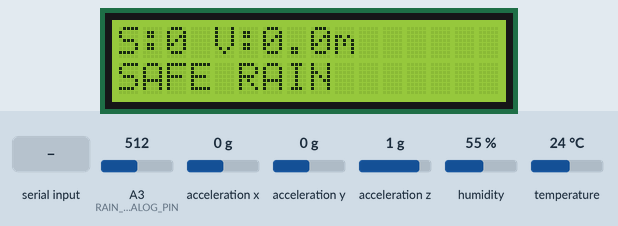
This sketch was run on a simulated Arduino Uno, built with avr-gcc and run on an emulated ATmega328P. Parts: 16×2 character LCD. The inputs (shaded band) are chosen by the test bench; at power-on: A3 (RAIN_ANALOG_PIN) = 512, acceleration x 0 g, acceleration y 0 g, acceleration z 1 g, humidity 55 %, temperature 24 °C. What the sketch prints to the serial monitor is not drawn.

Above: at 3.3 s.
3.4 s: A3 (RAIN_ANALOG_PIN) set to 543
5.6 s: A3 (RAIN_ANALOG_PIN) set to 560
At 6.8 s:
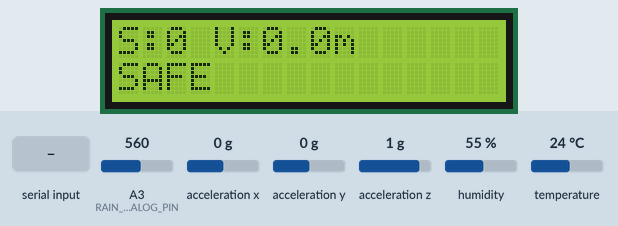
7.2 s: acceleration x set to -1.4 g
At 9.4 s:
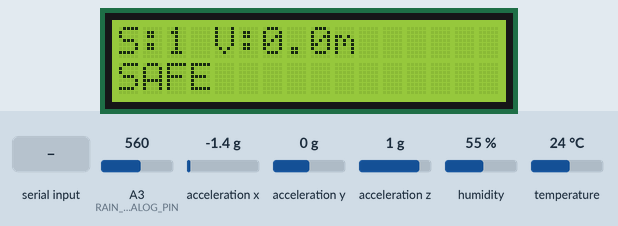
13.8 s: "RESET\n" received over the second serial link
At 15.8 s:
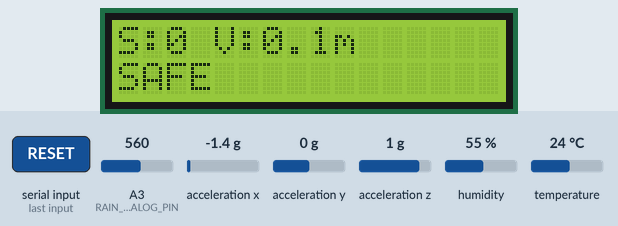
19.9 s: A3 (RAIN_ANALOG_PIN) set to 540
At 22.2 s:
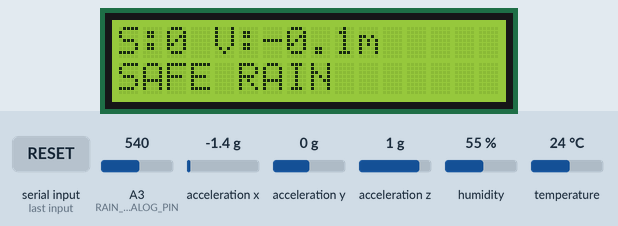
25.8 s: A3 (RAIN_ANALOG_PIN) set to 716
At 27.4 s:
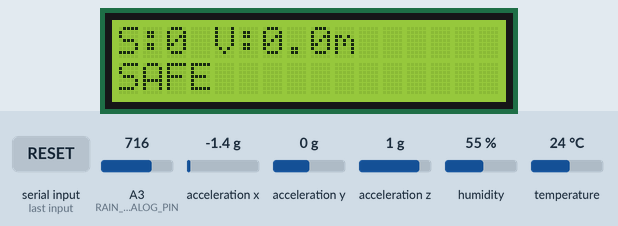
Timing chart, 0 to 28.9 s (numbered marks = the images above; inputs shaded):
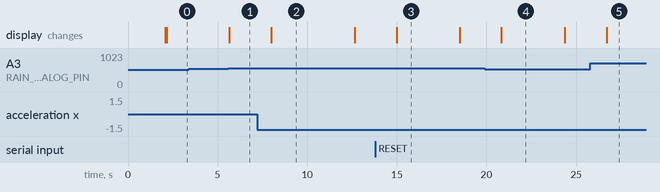

Measured:
- the behaviour switches between 549 and 550 on A3 (RAIN_ANALOG_PIN) (found by bisection; images 0 and 1)
- after the input at 3.4 s, every drawn part: stays the same
- after the input at 5.6 s, the display: changes after 0.06 s (image 1)
- after the input at 7.2 s, the display: changes after 0.78 s (image 2)
- after the input at 13.8 s, the display: changes after 1.2 s (image 3)
- after the input at 19.9 s, the display: changes after 0.93 s (image 4)
- after the input at 25.8 s, the display: changes after 0.92 s (image 5)
- what the display in image 2 shows lasts 4.6 s, from 8.0 s to 12.6 s

The sketch:

enviro-track-shield.ino
```cpp
#include <Wire.h>
#include <Adafruit_Sensor.h>
#include <Adafruit_ADXL345_U.h>
#include <DHT.h>
#include <LiquidCrystal_I2C.h>
#include <SoftwareSerial.h>


// --- DHT setup ---
#define DHTPIN 7
#define DHTTYPE DHT11
DHT dht(DHTPIN, DHTTYPE);


// --- Rain Sensor Pin ---
#define RAIN_ANALOG_PIN A3


// --- Bluetooth Serial ---
#define BT_TX 11
#define BT_RX 10
SoftwareSerial bluetooth(BT_RX, BT_TX);


// --- ADXL345 setup ---
Adafruit_ADXL345_Unified accel = Adafruit_ADXL345_Unified(123);


// --- LCD setup ---
LiquidCrystal_I2C lcd(0x27, 16, 2);


// --- Step Counter Variables ---
int stepCount = 0;
bool stepDetected = false;
unsigned long lastStepTime = 0;


// --- Speed Calculation ---
unsigned long speedTimer = 0;
int stepsAtLastCheck = 0;
float speed = 0.0;
const float strideLength = 0.7;


// --- DHT Cache ---
float temp = NAN, humidity = NAN;
unsigned long lastDHTRead = 0;


// --- Fall Detection ---
bool fallDetected = false;
unsigned long lastFallTime = 0;
const unsigned long fallCooldown = 3000;
const unsigned long postStepBuffer = 100;


// --- Fall Detection (Improved) ---
bool inFreeFall = false;
unsigned long freeFallStart = 0;
const float freeFallThreshold = 5.0;      // More sensitive
const float impactThreshold = 9.8;        // Roughly 1g
const unsigned long maxFallWindow = 1500; // Slightly more forgiving
unsigned long lastMovementTime = 0;
const unsigned long inactivityAfterFall = 2000;


void setup() {
  Serial.begin(9600);
  bluetooth.begin(9600);
  dht.begin();


  if (!accel.begin()) {
    sendData("ADXL345 not detected.");
    while (1);
  }
  accel.setRange(ADXL345_RANGE_2_G);


  lcd.init();
  lcd.backlight();
  lcd.setCursor(0, 0);
  lcd.print("EnviroTrack");
  lcd.setCursor(0, 1);
  lcd.print("Shield");
  delay(2000);
  lcd.clear();


  sendData("System Initialized.");
}


void loop() {
  readSensors();
  calculateSpeed();
  handleBluetoothCommands();
  delay(1000);
}


void readSensors() {
  if (millis() - lastDHTRead > 2000) {
    temp = dht.readTemperature();
    humidity = dht.readHumidity();
    lastDHTRead = millis();
  }


  int rainAnalog = analogRead(RAIN_ANALOG_PIN);
  bool rainDetected = rainAnalog < 550;


  // Accelerometer reading
  sensors_event_t event;
  accel.getEvent(&event);


  float accMag = sqrt(
    event.acceleration.x * event.acceleration.x +
    event.acceleration.y * event.acceleration.y +
    event.acceleration.z * event.acceleration.z
  );


  // Debug: Uncomment if needed
  // Serial.println("AccMag: " + String(accMag, 2));


  // --- Step Detection ---
  float stepHigh = 11.2;
  float stepLow = 9.6;


  if (accMag > stepHigh && !stepDetected && millis() - lastStepTime > 300) {
    stepCount++;
    stepDetected = true;
    lastStepTime = millis();
  } else if (accMag < stepLow && stepDetected) {
    stepDetected = false;
  }


  // --- Improved Fall Detection ---
  if (!inFreeFall && accMag < freeFallThreshold) {
    inFreeFall = true;
    freeFallStart = millis();
  }


  if (inFreeFall && accMag > impactThreshold &&
      (millis() - freeFallStart <= maxFallWindow) &&
      (millis() - lastStepTime > postStepBuffer) &&
      (millis() - lastFallTime > fallCooldown)) {


    inFreeFall = false;
    fallDetected = true;
    lastFallTime = millis();
    lastMovementTime = millis();
    bluetooth.println("ALERT_FALL");
  }


  // Reset inFreeFall if fall not completed
  if (inFreeFall && millis() - freeFallStart > maxFallWindow) {
    inFreeFall = false;
  }


  // Update last movement time
  if (accMag > 1.5) {
    lastMovementTime = millis();
  }


  // Optional: Confirm fall if no movement after impact
  if (fallDetected && millis() - lastMovementTime > inactivityAfterFall) {
    bluetooth.println("FALL_CONFIRMED");
  }


  // Reset fall flag after cooldown
  if (millis() - lastFallTime > fallCooldown) {
    fallDetected = false;
  }


  // --- LCD Display ---
  lcd.setCursor(0, 0);
  lcd.print("S:"); lcd.print(stepCount);
  lcd.print(" V:"); lcd.print(speed, 1); lcd.print("m ");


  lcd.setCursor(0, 1);
  lcd.print(fallDetected ? "FALL " : "SAFE ");
  if (rainDetected) lcd.print("RAIN");
  else lcd.print("    ");


  // --- Bluetooth/Serial Output ---
  String output = "Temp: " + String(temp, 1) + " C, ";
  output += "Humidity: " + String(humidity, 1) + "%, ";
  output += "Steps: " + String(stepCount) + ", ";
  output += "Speed: " + String(speed, 2) + " m/s, ";
  output += "Fall: " + String(fallDetected ? "YES" : "NO") + ", ";
  output += "Rain: " + String(rainDetected ? "YES" : "NO") + ", ";
  output += "Rain(A): " + String(rainAnalog);
  sendData(output);


  if (rainDetected) bluetooth.println("ALERT_RAIN");
}


void calculateSpeed() {
  unsigned long currentTime = millis();
  if (currentTime - speedTimer >= 5000) {
    int stepsTaken = stepCount - stepsAtLastCheck;
    speed = (stepsTaken * strideLength) / 5.0;
    stepsAtLastCheck = stepCount;
    speedTimer = currentTime;


    bluetooth.println("Speed: " + String(speed, 2) + " m/s");
  }
}


void handleBluetoothCommands() {
  if (bluetooth.available()) {
    String command = bluetooth.readStringUntil('\n');
    command.trim();
    command.toUpperCase();


    if (command == "RESET") {
      stepCount = 0;
      sendData("Step counter reset.");
    } else if (command == "STATUS") {
      readSensors();
    } else {
      sendData("Unknown command: " + command);
    }
  }
}


void sendData(String message) {
  Serial.println(message);
  bluetooth.println(message);
}
```
